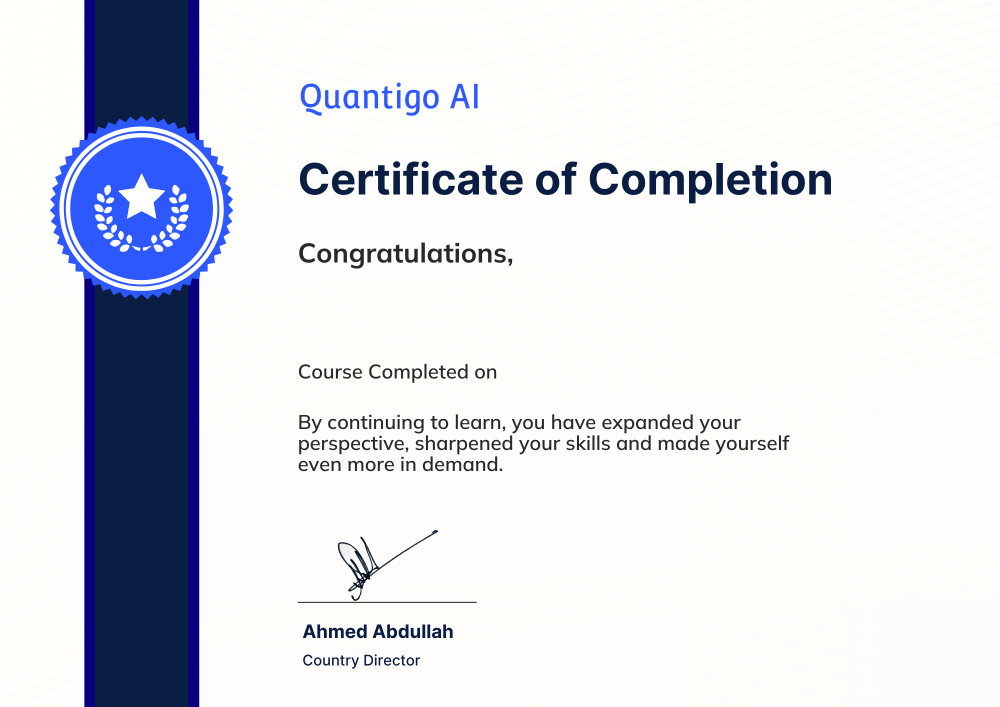
#> input picture Course_Certificate_of_Completion.png, 2000 x 1414 px (shown at 1/2 size)
$ jupyter execute --allow-errors generator.ipynb
#> lines starting #> are read from the running program, lines starting #| are printed output that depends on the picture
[cell 1]
from PIL import ImageFont, ImageDraw, Image
import cv2 as cv
import numpy as np
import os
import csv
import pandas as pd

# get image
filepath = "Course_Certificate_of_Completion.png"
seeImg = Image.open(filepath)
#> seeImg is the input picture: PIL image 2000x1414 RGBA; mean R, G, B, A 221.5, 223.5, 231.3, 255

# get width and height
width = seeImg.width
#> width = 2000
height = seeImg.height
#> height = 1414
#print("width: ", width, "height: ",height)
new_image = seeImg.resize((1400, 1000))
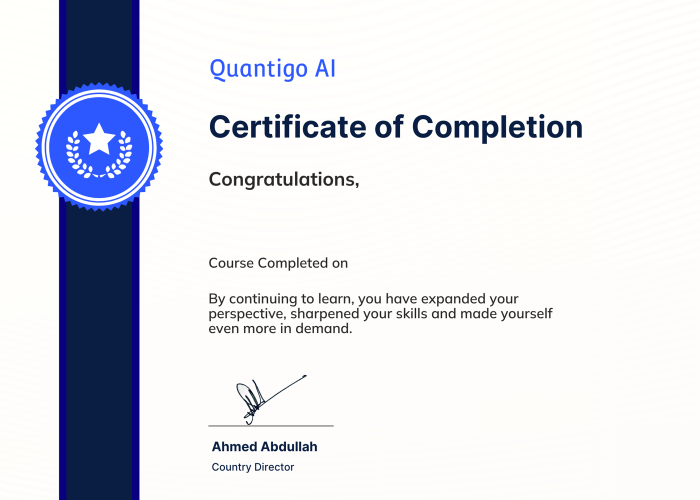
#> new_image: PIL image 1400x1000 RGBA (shown at 1/2 size); mean R, G, B, A 221.4, 223.4, 231.3, 255
new_image.save('myimage_500.png')
#certificate soft copy
img = cv.imread('myimage_500.png')

# defining drawcircle function
def draw_circle(event,x,y, flags,param):
    if event == cv.EVENT_LBUTTONDBLCLK:
        #img[:] = 0
        cv.putText(img,"coordinates (%d,%d)"%(x,y),(60,60),2,1,(0,255,0))
        cord.write(str(x)+"\n")
        cord.write(str(y)+"\n")
cv.namedWindow('image')
cv.setMouseCallback('image',draw_circle)

#capturing mouse Events

# coordinate opener
cord = open("coords.txt","w")

while(1):
    cv.imshow('image',img)
    if cv.waitKey(10) & 0xFF == 27:   #Press Escape Key to terminate window
#> (key Esc is pressed here)
        break
cv.destroyAllWindows()

cord.close()

# with open('names-courses-completion.csv', mode ='r')as file:
#   csvFile = csv.reader(file)
#   # for lines in csvFile:
#   #       print(type(lines))
# # df = pd.read_csv('names-courses-completion.csv')
# # df
